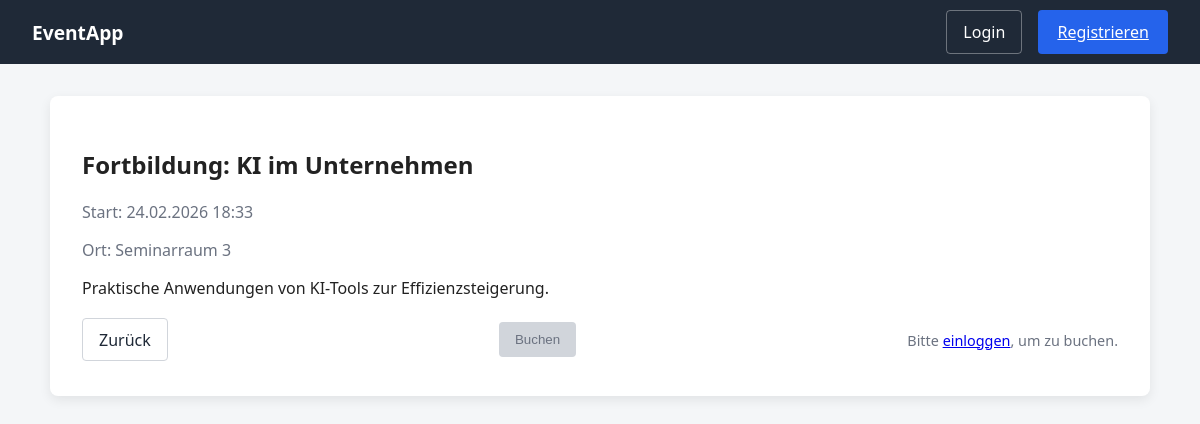
The page /events/4 on the database its author committed.
### app/models.py (models this page shows)
class Event(Base):
    __tablename__ = "events"
    id = Column(Integer, primary_key=True)
    title = Column(String, nullable=False)
    description = Column(String)
    starts_at = Column(DateTime)
    ends_at = Column(DateTime)
    location = Column(String)
    max_participants = Column(Integer, default=0)
    is_active = Column(Boolean, default=True)
    created_at = Column(DateTime, default=datetime.utcnow)
    bookings = relationship("Booking", back_populates="event")

### app/routers/web/events.py (the view)
@router.get("/{event_id}", response_class=HTMLResponse)
def event_detail(
    event_id: int,
    request: Request,
    db: Session = Depends(get_db),
    user = Depends(get_current_user_optional),
):
    event = event_repo.get_event_by_id(db, event_id)
    if not event:
        return HTMLResponse("Event nicht gefunden", status_code=404)
    return templates.TemplateResponse(
        "event_detail.html",
        {
            "request": request,
            "event": event,
            "user": user
        }
    )

### templates/event_detail.html (shortened to what this page needs)
{% extends "base.html" %} {% block title %}{{ event.title }}{% endblock %} {%
block content %}
<div class="container-wide">
  <section class="card">
    <h1>{{ event.title }}</h1>
     {% if event.starts_at %}
    <p class="muted">Start: {{ event.starts_at.strftime("%d.%m.%Y %H:%M") }}</p>
    {% endif %} {% if event.location %}
    <p class="muted">Ort: {{ event.location }}</p>
    {% endif %} {% if event.description %}
    <p>{{ event.description }}</p>
    {% endif %}
    <div class="event-actions">
      <a class="btn-link" href="/">Zurück</a>
      {% if user %}
      <a
        class="btn-primary btn-small"
        href="/events/{{ event.id }}/book/confirm"
      >
        Buchen
      </a>
      {% else %}
      <button class="btn-disabled btn-small" disabled>Buchen</button>
      <p class="muted small">
        Bitte <a href="/auth/login">einloggen</a>, um zu buchen.
      </p>
      {% endif %}
    </div>
  </section>
</div>
{% endblock %}

### static/styles.css (style rules this page uses)
body { font-family: system-ui, sans-serif; margin: 0; background: #f4f6f8; color: #222; padding-top: 64px; }
.container-wide { max-width: 1100px; margin: 2rem auto; padding: 0 1.5rem; }
.btn-link { background: transparent; border: 1px solid #d1d5db; color: #1f2937; padding: 0.6rem 1rem; border-radius: 4px; text-decoration: none; }
.btn-small { padding: 0.45rem 0.75rem; }
.card { background: white; padding: 2rem; border-radius: 8px; box-shadow: 0 4px 12px rgba(0, 0, 0, 0.08); }
.small { font-size: 0.9rem; margin-top: 1rem; }
.muted { color: #6b7280; }
.event-actions { display: flex; justify-content: space-between; align-items: center; margin-top: auto; }
.btn-disabled { background: #d1d5db; color: #6b7280; border: none; padding: 0.6rem 1rem; border-radius: 4px; cursor: not-allowed; }

### rows shown on the page
Event: title "Fortbildung: KI im Unternehmen", starts_at "24.02.2026 18:33", location "Seminarraum 3", description "Praktische Anwendungen von KI-Tools zur Effizienzsteigerung."
